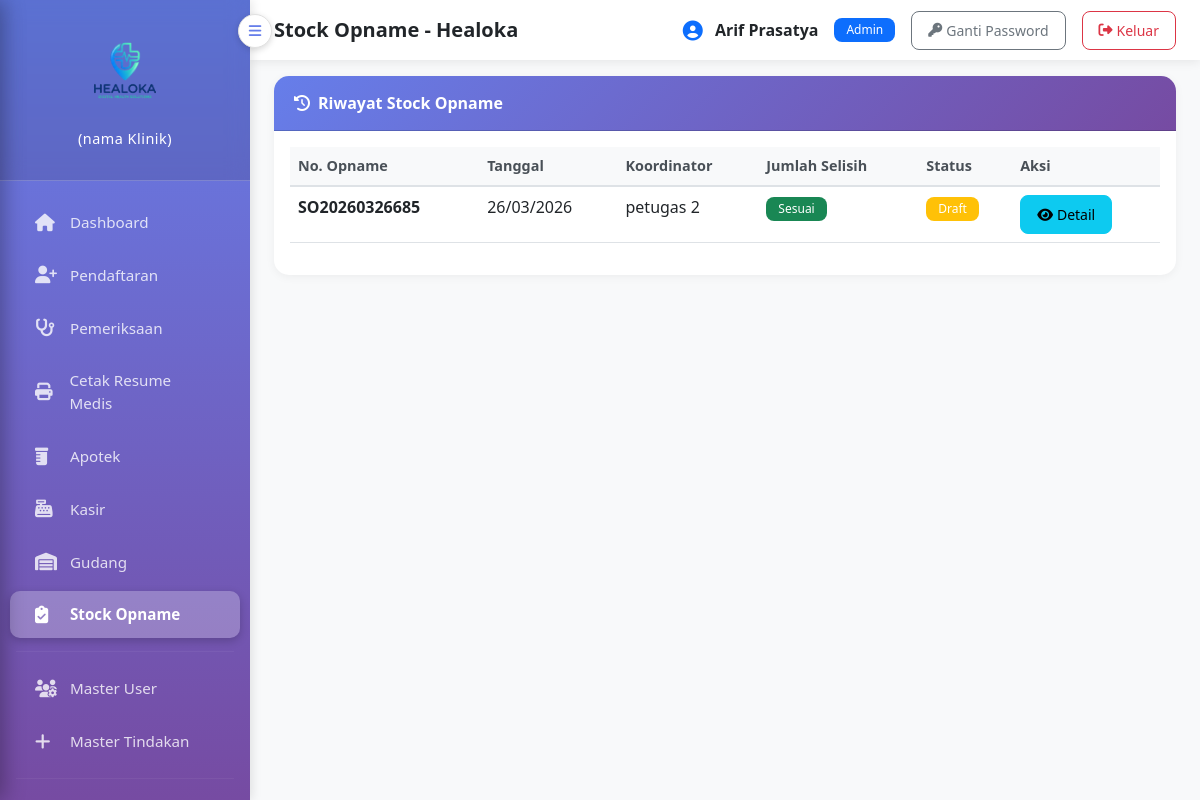
The page /stock_opname.php (signed in) on the database its author committed.
### tables this page shows
CREATE TABLE `stock_opname` (
  `id` int(11) UNSIGNED NOT NULL,
  `no_opname` varchar(20) NOT NULL,
  `tgl_opname` date NOT NULL,
  `user_id` int(11) UNSIGNED NOT NULL,
  `keterangan` text DEFAULT NULL,
  `status` enum('draft','selesai') NOT NULL DEFAULT 'draft',
  `created_at` datetime NOT NULL DEFAULT current_timestamp(),
  `updated_at` datetime DEFAULT NULL
);

CREATE TABLE `users` (
  `id` int(11) NOT NULL,
  `username` varchar(50) NOT NULL,
  `password` varchar(255) NOT NULL,
  `nama_lengkap` varchar(100) NOT NULL,
  `role` enum('admin','pendaftaran','medis','apoteker','kasir','gudang','petugas') NOT NULL,
  `created_at` timestamp NOT NULL DEFAULT current_timestamp()
);

### stock_opname.php (the view, shortened to what this page needs)
<?php
$db = new Database();
$conn = $db->getConnection();
$opname_id      = isset($_GET['id']) ? sanitize($_GET['id']) : null;
$query_riwayat = "SELECT so.*, u.nama_lengkap,
                  (SELECT COUNT(*) FROM detail_stock_opname WHERE opname_id = so.id AND selisih != 0) as jumlah_selisih
                  FROM stock_opname so
                  JOIN users u ON so.user_id = u.id
                  ORDER BY so.created_at DESC
                  LIMIT 20";
$result_riwayat = mysqli_query($conn, $query_riwayat);
?>
<!DOCTYPE html>
<html lang="id">
<head>
    <link href="https://cdn.jsdelivr.net/npm/bootstrap@5.3.0/dist/css/bootstrap.min.css" rel="stylesheet">
    <link href="https://cdnjs.cloudflare.com/ajax/libs/font-awesome/6.4.0/css/all.min.css" rel="stylesheet">
</head>
<body>
<div class="container-fluid">
    <div class="row">
        <?php include 'sidebar.php'; ?>
            <div class="container-fluid px-4">
                <?php if (!$opname_id): ?>
                <div class="card">
                    <div class="card-header"><i class="fas fa-history me-2"></i>Riwayat Stock Opname</div>
                    <div class="card-body">
                        <div class="table-responsive">
                            <table class="table table-hover">
                                <thead>
                                    <tr>
                                        <th>No. Opname</th><th>Tanggal</th><th>Koordinator</th>
                                        <th>Jumlah Selisih</th><th>Status</th><th>Aksi</th>
                                    </tr>
                                </thead>
                                <tbody>
                                    <?php if (mysqli_num_rows($result_riwayat) > 0): ?>
                                    <?php while ($row = mysqli_fetch_assoc($result_riwayat)): ?>
                                    <tr>
                                        <td><strong><?php echo $row['no_opname']; ?></strong></td>
                                        <td><?php echo date('d/m/Y', strtotime($row['tgl_opname'])); ?></td>
                                        <td><?php echo $row['nama_lengkap']; ?></td>
                                        <td>
                                            <?php if ($row['jumlah_selisih'] > 0): ?>
                                                <span class="badge bg-warning"><?php echo $row['jumlah_selisih']; ?> item</span>
                                            <?php else: ?>
                                                <span class="badge bg-success">Sesuai</span>
                                            <?php endif; ?>
                                        </td>
                                        <td>
                                            <span class="badge <?php echo $row['status']=='selesai' ? 'bg-success' : 'bg-warning'; ?>">
                                                <?php echo ucfirst($row['status']); ?>
                                            </span>
                                        </td>
                                        <td>
                                            <a href="stock_opname.php?id=<?php echo $row['id']; ?>" class="btn btn-sm btn-info">
                                                <i class="fas fa-eye me-1"></i>Detail
                                            </a>
                                        </td>
                                    </tr>
                                    <?php endwhile; ?>
                                    <?php endif; ?>
                                </tbody>
                            </table>
                        </div>
                    </div>
                </div>
                <?php endif; ?>
            </div>
        </div>
    </div>
</div>
</body>
</html>

### stock_opname.php (style rules this page uses)
:root { --primary-color: #667eea; --secondary-color: #764ba2; }
body { background-color: #f8f9fa; font-family: 'Segoe UI', Tahoma, Geneva, Verdana, sans-serif; margin: 0; padding: 0; }
.container-fluid { padding: 0; margin: 0; }
.row { margin: 0; display: flex; }
.card { border: none; border-radius: 15px; box-shadow: 0 2px 10px rgba(0,0,0,0.05); margin-bottom: 20px; }
.card-header { background: linear-gradient(135deg, var(--primary-color) 0%, var(--secondary-color) 100%); color: white; border-radius: 15px 15px 0 0 !important; padding: 15px 20px; font-weight: 600; }
.table thead th { background-color: #f8f9fa; border-bottom: 2px solid #dee2e6; color: #495057; font-weight: 600; font-size: 0.9em; }
.badge { padding: 6px 12px; border-radius: 8px; font-weight: 500; }
.btn { border-radius: 8px; padding: 8px 16px; font-weight: 500; }

### rows shown on the page
stock_opname: no_opname "SO20260326685", tgl_opname "26/03/2026", user.nama_lengkap "petugas 2", status "Draft"

### other values the page prints
$_SESSION['nama_lengkap'] "Arif Prasatya"
$role "Admin"
